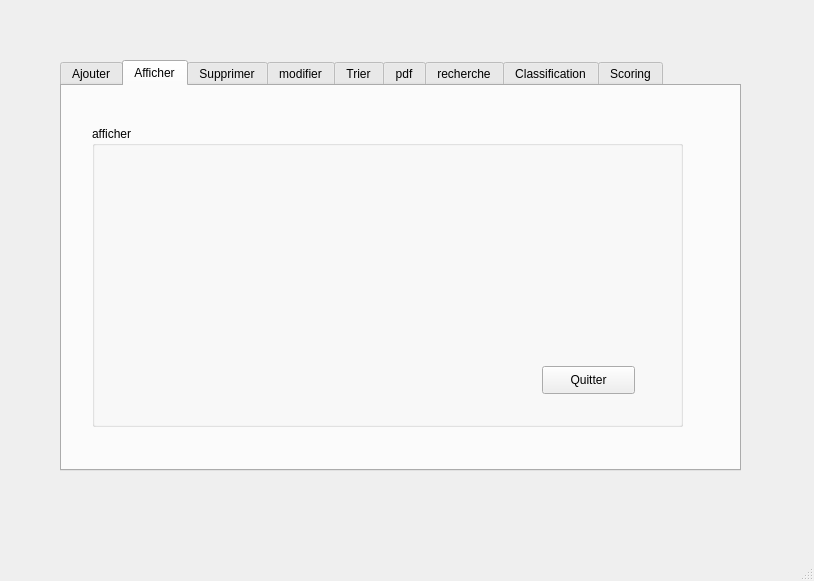
<?xml version="1.0" encoding="UTF-8"?>
<ui version="4.0">
 <class>MainWindow</class>
 <widget class="QMainWindow" name="MainWindow">
  <property name="geometry">
   <rect>
    <x>0</x>
    <y>0</y>
    <width>814</width>
    <height>581</height>
   </rect>
  </property>
  <property name="windowTitle">
   <string>MainWindow</string>
  </property>
  <widget class="QWidget" name="centralwidget">
   <widget class="QTabWidget" name="tabAjouter">
    <property name="geometry">
     <rect>
      <x>60</x>
      <y>60</y>
      <width>681</width>
      <height>411</height>
     </rect>
    </property>
    <property name="currentIndex">
     <number>1</number>
    </property>
    <widget class="QWidget" name="tab_2">
     <attribute name="title">
      <string>Ajouter</string>
     </attribute>
     <widget class="QGroupBox" name="groupBox">
      <property name="geometry">
       <rect>
        <x>0</x>
        <y>30</y>
        <width>681</width>
        <height>321</height>
       </rect>
      </property>
      <property name="title">
       <string>Ajouter</string>
      </property>
      <widget class="QLabel" name="label">
       <property name="geometry">
        <rect>
         <x>10</x>
         <y>60</y>
         <width>56</width>
         <height>16</height>
        </rect>
       </property>
       <property name="text">
        <string>cin</string>
       </property>
      </widget>
      <widget class="QLabel" name="label_2">
       <property name="geometry">
        <rect>
         <x>10</x>
         <y>110</y>
         <width>56</width>
         <height>16</height>
        </rect>
       </property>
       <property name="text">
        <string>prenom</string>
       </property>
      </widget>
      <widget class="QLabel" name="label_3">
       <property name="geometry">
        <rect>
         <x>10</x>
         <y>160</y>
         <width>56</width>
         <height>16</height>
        </rect>
       </property>
       <property name="text">
        <string>nom</string>
       </property>
      </widget>
      <widget class="QLineEdit" name="lineEditCin">
       <property name="geometry">
        <rect>
         <x>90</x>
         <y>60</y>
         <width>113</width>
         <height>22</height>
        </rect>
       </property>
       <property name="maxLength">
        <number>8</number>
       </property>
      </widget>
      <widget class="QLineEdit" name="lineEdit_pren">
       <property name="geometry">
        <rect>
         <x>90</x>
         <y>110</y>
         <width>113</width>
         <height>22</height>
        </rect>
       </property>
      </widget>
      <widget class="QLineEdit" name="lineEdit_nom">
       <property name="geometry">
        <rect>
         <x>90</x>
         <y>160</y>
         <width>113</width>
         <height>22</height>
        </rect>
       </property>
      </widget>
      <widget class="QPushButton" name="ajouter">
       <property name="geometry">
        <rect>
         <x>230</x>
         <y>230</y>
         <width>121</width>
         <height>41</height>
        </rect>
       </property>
       <property name="text">
        <string/>
       </property>
       <property name="icon">
        <iconset>
         <normaloff>C:/Users/sarah/Downloads/Smart_Pastry_Shop-master/Smart_Pastry_Shop_2A19-master/Smart_Pastry_Shop_2A19-master/img/ajouterclient0001.png</normaloff>C:/Users/sarah/Downloads/Smart_Pastry_Shop-master/Smart_Pastry_Shop_2A19-master/Smart_Pastry_Shop_2A19-master/img/ajouterclient0001.png</iconset>
       </property>
       <property name="iconSize">
        <size>
         <width>120</width>
         <height>90</height>
        </size>
       </property>
      </widget>
      <widget class="QPushButton" name="quitter_ajout">
       <property name="geometry">
        <rect>
         <x>470</x>
         <y>240</y>
         <width>93</width>
         <height>28</height>
        </rect>
       </property>
       <property name="text">
        <string>Quitter</string>
       </property>
      </widget>
      <widget class="QTableView" name="tableView">
       <property name="geometry">
        <rect>
         <x>230</x>
         <y>40</y>
         <width>421</width>
         <height>151</height>
        </rect>
       </property>
      </widget>
      <widget class="QPushButton" name="afficher">
       <property name="geometry">
        <rect>
         <x>370</x>
         <y>240</y>
         <width>93</width>
         <height>28</height>
        </rect>
       </property>
       <property name="text">
        <string>Afficher</string>
       </property>
      </widget>
     </widget>
    </widget>
    <widget class="QWidget" name="tab">
     <attribute name="title">
      <string>Afficher</string>
     </attribute>
     <widget class="QGroupBox" name="groupBox_4">
      <property name="geometry">
       <rect>
        <x>30</x>
        <y>40</y>
        <width>591</width>
        <height>301</height>
       </rect>
      </property>
      <property name="title">
       <string>afficher</string>
      </property>
      <widget class="QPushButton" name="quitter_affich">
       <property name="geometry">
        <rect>
         <x>450</x>
         <y>240</y>
         <width>93</width>
         <height>28</height>
        </rect>
       </property>
       <property name="text">
        <string>Quitter</string>
       </property>
      </widget>
     </widget>
    </widget>
    <widget class="QWidget" name="tab_3">
     <attribute name="title">
      <string>Supprimer</string>
     </attribute>
     <widget class="QGroupBox" name="groupBox_3">
      <property name="geometry">
       <rect>
        <x>30</x>
        <y>40</y>
        <width>591</width>
        <height>301</height>
       </rect>
      </property>
      <property name="title">
       <string>supprimer</string>
      </property>
      <widget class="QLabel" name="label_7">
       <property name="geometry">
        <rect>
         <x>110</x>
         <y>160</y>
         <width>56</width>
         <height>16</height>
        </rect>
       </property>
       <property name="text">
        <string>cin</string>
       </property>
      </widget>
      <widget class="QLineEdit" name="lineEditCin_supp">
       <property name="geometry">
        <rect>
         <x>210</x>
         <y>160</y>
         <width>113</width>
         <height>22</height>
        </rect>
       </property>
       <property name="text">
        <string/>
       </property>
       <property name="maxLength">
        <number>8</number>
       </property>
      </widget>
      <widget class="QPushButton" name="supprimer">
       <property name="geometry">
        <rect>
         <x>290</x>
         <y>240</y>
         <width>93</width>
         <height>28</height>
        </rect>
       </property>
       <property name="text">
        <string>supprimer</string>
       </property>
      </widget>
      <widget class="QPushButton" name="quittersupp">
       <property name="geometry">
        <rect>
         <x>400</x>
         <y>240</y>
         <width>93</width>
         <height>28</height>
        </rect>
       </property>
       <property name="text">
        <string>Quitter</string>
       </property>
      </widget>
     </widget>
    </widget>
    <widget class="QWidget" name="tab_5">
     <attribute name="title">
      <string>modifier</string>
     </attribute>
     <widget class="QGroupBox" name="groupBox_2">
      <property name="geometry">
       <rect>
        <x>50</x>
        <y>40</y>
        <width>591</width>
        <height>301</height>
       </rect>
      </property>
      <property name="title">
       <string>Modifier</string>
      </property>
      <widget class="QLabel" name="label_4">
       <property name="geometry">
        <rect>
         <x>90</x>
         <y>110</y>
         <width>56</width>
         <height>16</height>
        </rect>
       </property>
       <property name="text">
        <string>cin</string>
       </property>
      </widget>
      <widget class="QLabel" name="label_5">
       <property name="geometry">
        <rect>
         <x>90</x>
         <y>150</y>
         <width>56</width>
         <height>16</height>
        </rect>
       </property>
       <property name="text">
        <string>prenom</string>
       </property>
      </widget>
      <widget class="QLabel" name="label_6">
       <property name="geometry">
        <rect>
         <x>90</x>
         <y>190</y>
         <width>56</width>
         <height>16</height>
        </rect>
       </property>
       <property name="text">
        <string>nom</string>
       </property>
      </widget>
      <widget class="QLineEdit" name="lineEditCin_modif">
       <property name="geometry">
        <rect>
         <x>170</x>
         <y>110</y>
         <width>113</width>
         <height>22</height>
        </rect>
       </property>
       <property name="maxLength">
        <number>8</number>
       </property>
      </widget>
      <widget class="QLineEdit" name="lineEdit_pren_modif">
       <property name="geometry">
        <rect>
         <x>170</x>
         <y>150</y>
         <width>113</width>
         <height>22</height>
        </rect>
       </property>
      </widget>
      <widget class="QLineEdit" name="lineEdit_nom_modif">
       <property name="geometry">
        <rect>
         <x>170</x>
         <y>190</y>
         <width>113</width>
         <height>22</height>
        </rect>
       </property>
      </widget>
      <widget class="QPushButton" name="modifier">
       <property name="geometry">
        <rect>
         <x>290</x>
         <y>240</y>
         <width>93</width>
         <height>28</height>
        </rect>
       </property>
       <property name="text">
        <string>modifier</string>
       </property>
      </widget>
      <widget class="QPushButton" name="quitter_modif">
       <property name="geometry">
        <rect>
         <x>400</x>
         <y>240</y>
         <width>93</width>
         <height>28</height>
        </rect>
       </property>
       <property name="text">
        <string>Quitter</string>
       </property>
      </widget>
     </widget>
    </widget>
    <widget class="QWidget" name="tab_4">
     <attribute name="title">
      <string>Trier</string>
     </attribute>
     <widget class="QGroupBox" name="groupBox_5">
      <property name="geometry">
       <rect>
        <x>30</x>
        <y>40</y>
        <width>601</width>
        <height>331</height>
       </rect>
      </property>
      <property name="title">
       <string>Trier</string>
      </property>
      <widget class="QTableView" name="tableView_tri">
       <property name="geometry">
        <rect>
         <x>20</x>
         <y>30</y>
         <width>461</width>
         <height>241</height>
        </rect>
       </property>
      </widget>
      <widget class="QPushButton" name="pushButton_TriASC">
       <property name="geometry">
        <rect>
         <x>490</x>
         <y>50</y>
         <width>93</width>
         <height>28</height>
        </rect>
       </property>
       <property name="text">
        <string>Tri ASC</string>
       </property>
      </widget>
      <widget class="QPushButton" name="pushButton_TriDESC">
       <property name="geometry">
        <rect>
         <x>490</x>
         <y>130</y>
         <width>93</width>
         <height>28</height>
        </rect>
       </property>
       <property name="text">
        <string>Tri DESC</string>
       </property>
      </widget>
      <widget class="QPushButton" name="pushButton_3">
       <property name="geometry">
        <rect>
         <x>490</x>
         <y>220</y>
         <width>93</width>
         <height>28</height>
        </rect>
       </property>
       <property name="text">
        <string>Quitter</string>
       </property>
      </widget>
     </widget>
    </widget>
    <widget class="QWidget" name="tab_6">
     <attribute name="title">
      <string>pdf</string>
     </attribute>
     <widget class="QPushButton" name="pushButton_pdf">
      <property name="geometry">
       <rect>
        <x>280</x>
        <y>180</y>
        <width>93</width>
        <height>28</height>
       </rect>
      </property>
      <property name="text">
       <string>PDF</string>
      </property>
     </widget>
    </widget>
    <widget class="QWidget" name="tab_7">
     <attribute name="title">
      <string>recherche</string>
     </attribute>
     <widget class="QLineEdit" name="lineEdit_rechercher">
      <property name="geometry">
       <rect>
        <x>100</x>
        <y>30</y>
        <width>141</width>
        <height>31</height>
       </rect>
      </property>
     </widget>
     <widget class="QPushButton" name="rechercher">
      <property name="geometry">
       <rect>
        <x>280</x>
        <y>30</y>
        <width>93</width>
        <height>31</height>
       </rect>
      </property>
      <property name="text">
       <string>Rechercher</string>
      </property>
     </widget>
     <widget class="QTableView" name="tableView_rechercher">
      <property name="geometry">
       <rect>
        <x>80</x>
        <y>90</y>
        <width>451</width>
        <height>192</height>
       </rect>
      </property>
     </widget>
    </widget>
    <widget class="QWidget" name="tab_8">
     <attribute name="title">
      <string>Classification</string>
     </attribute>
    </widget>
    <widget class="QWidget" name="tab_9">
     <attribute name="title">
      <string>Scoring</string>
     </attribute>
    </widget>
   </widget>
   <widget class="QLabel" name="label_8">
    <property name="geometry">
     <rect>
      <x>210</x>
      <y>500</y>
      <width>56</width>
      <height>16</height>
     </rect>
    </property>
    <property name="text">
     <string/>
    </property>
   </widget>
  </widget>
  <widget class="QMenuBar" name="menubar">
   <property name="geometry">
    <rect>
     <x>0</x>
     <y>0</y>
     <width>814</width>
     <height>26</height>
    </rect>
   </property>
  </widget>
  <widget class="QStatusBar" name="statusbar"/>
 </widget>
 <resources/>
 <connections/>
</ui>
